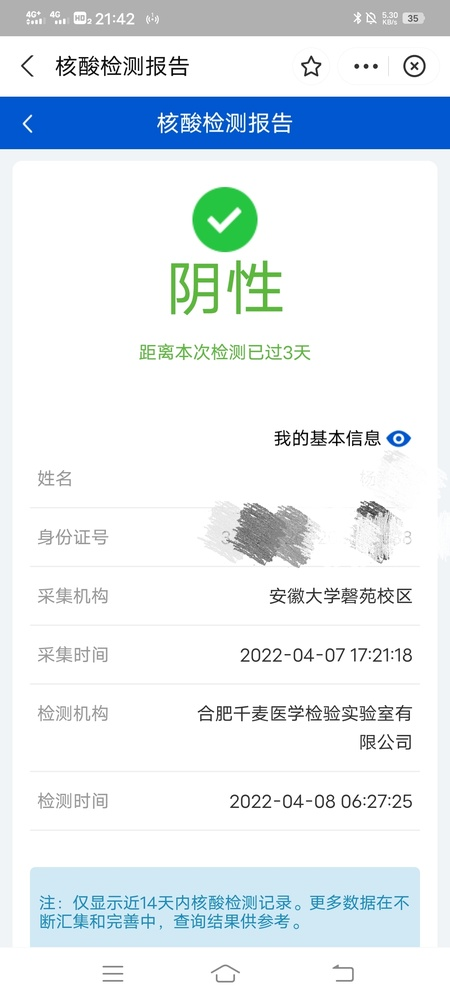
#> input picture img/IMG_20220811_105706.jpg, 450 x 1000 px, shrunk from 1080 x 2400 before the run; its folder holds only this picture in this run
$ python -i colorsystem.py   (imports and definitions only)   (older library calls are emulated)
#> lines starting #> are read from the running program, lines starting #| are printed output that depends on the picture; after the words box and inside, x2 and y2 are one past the last pixel; in counts of white or black regions, pixels touching at a corner belong together
### colorList.py
import numpy as np
import collections


# 定义字典存放颜色分量上下限
# 例如：{颜色: [min分量, max分量]}
# {'red': [array([160,  43,  46]), array([179, 255, 255])]}

def getColorList():
    dict = collections.defaultdict(list)

    # [25 lines of commented-out code are left out]
    lower_red = np.array([156, 43, 46])
    upper_red = np.array([180, 255, 255])
    color_list = []
    color_list.append(lower_red)
    color_list.append(upper_red)
    dict[r'colorList/red'] = color_list

    # [17 lines of commented-out code are left out]
    lower_yellow = np.array([26, 43, 46])
    upper_yellow = np.array([34, 255, 255])
    color_list = []
    color_list.append(lower_yellow)
    color_list.append(upper_yellow)
    dict[r'colorList/yellow'] = color_list

    # 绿色
    lower_green = np.array([35, 43, 46])
    upper_green = np.array([77, 255, 255])
    color_list = []
    color_list.append(lower_green)
    color_list.append(upper_green)
    dict[r'coloList/green'] = color_list

    # [23 lines of commented-out code are left out]

    return dict


# [10 lines that do not run on import are left out]

### colorsystem.py
import cv2
import colorList
import os

directory_name = r'D:\pycharm\OCR\testimg2'

# 处理图片
def get_color(frame):
    hsv = cv2.cvtColor(frame, cv2.COLOR_BGR2HSV)
    maxsum = -100
    color = None
    color_dict = colorList.getColorList()
    for d in color_dict:
        mask = cv2.inRange(hsv, color_dict[d][0], color_dict[d][1])
        cv2.imwrite(d + '.jpg', mask)
        binary = cv2.threshold(mask, 127, 255, cv2.THRESH_BINARY)[1]
        binary = cv2.dilate(binary, None, iterations=2)
        # img, cnts, hiera = cv2.findContours(binary.copy(), cv2.RETR_EXTERNAL, cv2.CHAIN_APPROX_SIMPLE)
        cnts, hiera = cv2.findContours(binary.copy(), cv2.RETR_EXTERNAL, cv2.CHAIN_APPROX_SIMPLE)
        sum = 0
        for c in cnts:
            sum += cv2.contourArea(c)
        if sum > maxsum:
            maxsum = sum
            color = d

    return color


# [11 lines not run here, left out]

>>> import cv2
>>> picture = cv2.imread('img/IMG_20220811_105706.jpg')
#> picture is the input picture: shape (1000, 450, 3); mean B, G, R 240.8, 235.5, 227.1
>>> result = get_color(picture)
#> in get_color, `hsv = cv2.cvtColor(frame, cv2.COLOR_BGR2HSV)`: hsv: shape (1000, 450, 3); mean H, S, V 23.3, 19.1, 242.5
#> the loop in get_color, `for d in color_dict:` made 3 passes
#> pass 3, in get_color, `mask = cv2.inRange(hsv, color_dict[d][0], color_dict[d][1])`:
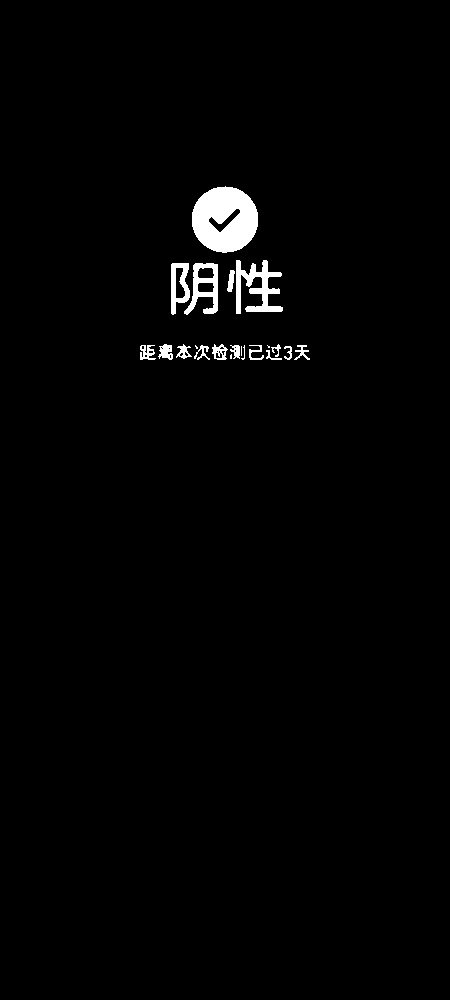
#> mask: shape (1000, 450); 1.6% white; 21 white regions (4 under 20 px), largest, box (x1, y1, x2, y2) and area: (192, 186, 258, 253) 3258, (236, 260, 283, 314) 1178, (184, 263, 218, 315) 796
#> pass 3, in get_color, `binary = cv2.dilate(binary, None, iterations=2)`:
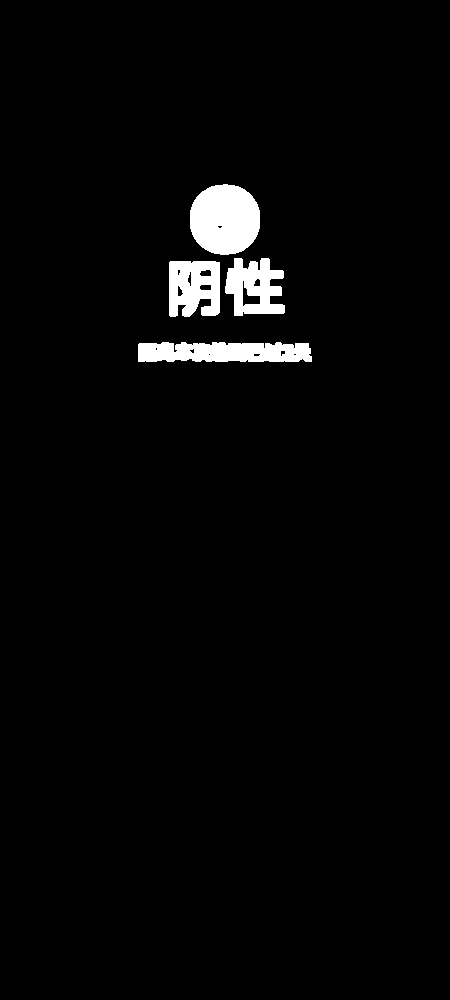
#> binary: shape (1000, 450); 2.6% white; 4 white regions, box (x1, y1, x2, y2) and area: (190, 184, 260, 255) 4006, (138, 342, 312, 362) 3097, (169, 261, 220, 317) 2424, (225, 258, 285, 316) 2293
#> after the loop in get_color, `for d in color_dict:`: color = 'coloList/green'; maxsum = 11653.5
#> result = 'coloList/green'
